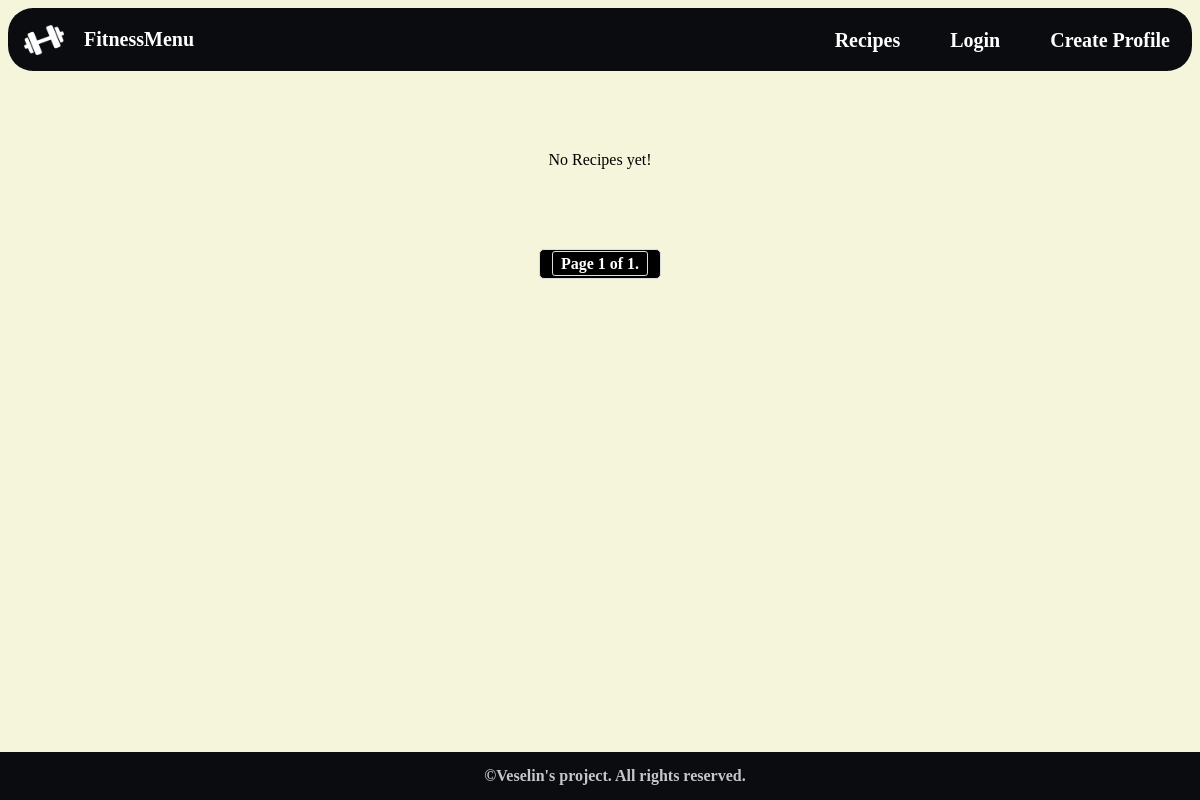
Before: /recipes/personal-list/5/ with the older database file.
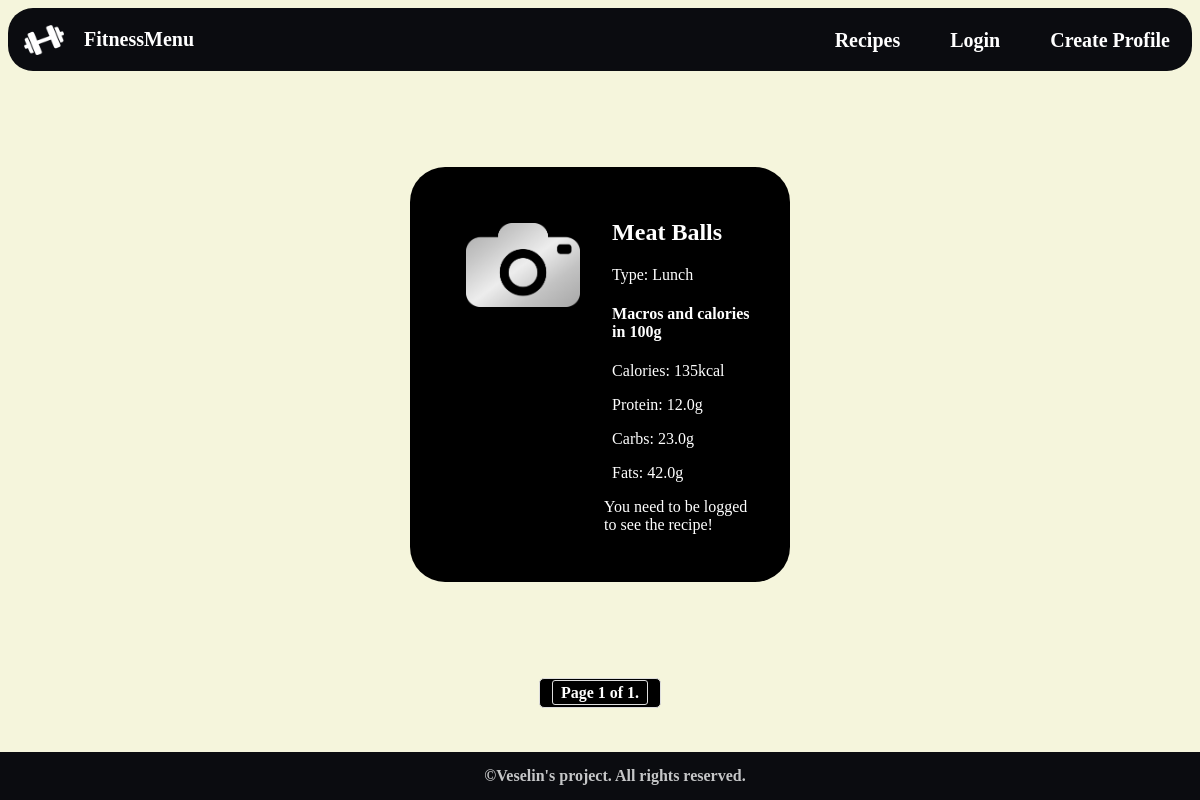
After: the same page with the newer database file.
### fitness_menu_app/recipes/models.py (models this page shows, shortened)
class Recipe(models.Model):
    RECIPE_NAME_MAX_LENGTH = 50
    RECIPE_TYPE_MAX_LENGTH = 30
    name = models.CharField(
        max_length=RECIPE_NAME_MAX_LENGTH,
        unique=False,
        blank=False,
        null=False,
    )
    type = models.CharField(
        max_length=RECIPE_TYPE_MAX_LENGTH,
        choices=RecipeTypes.choices,
        null=False,
        blank=False,
    )
    description = models.TextField(
        blank=False,
        null=False,
    )
    image_url = models.URLField(
        blank=True,
        null=True,
    )
    owner = models.ForeignKey(
        UserModel,
        on_delete=models.CASCADE,
        related_name='recipes',
    )
    created_at = models.DateTimeField(
        _("created_at"),
        default=timezone.now,
    )

class Nutrition(models.Model):
    recipe = models.ForeignKey(
        Recipe,
        on_delete=models.CASCADE,
        related_name='nutrition',
        blank=True,
        null=True,
    )
    calories = models.IntegerField(
        blank=False,
        null=False,
    )
    protein = models.FloatField(
        blank=False,
        null=False,
    )
    carbs = models.FloatField(
        blank=False,
        null=False,
    )
    fats = models.FloatField(
        blank=False,
        null=False,
    )

### fitness_menu_app/recipes/views.py (the view)
# urls.py: path('personal-list/<int:list_id>/', PersonalRecipeListView.as_view(), name="personal recipe list"),
class PersonalRecipeListView(views.ListView):
    model = Recipe
    template_name = 'recipes/recipe_list.html'
    context_object_name = 'recipe_nutrition_list'
    paginate_by = 3
    def get_queryset(self):
        list_id = self.kwargs['list_id']
        recipe_list = get_object_or_404(RecipeLists, pk=list_id)
        queryset = recipe_list.recipes.all()
        recipe_nutrition_list = []
        for recipe in queryset:
            nutrition = recipe.nutrition.first()
            recipe_nutrition_list.append((recipe, nutrition))
        return recipe_nutrition_list
    def get_context_data(self, **kwargs):
        context = super().get_context_data(**kwargs)
        list_id = self.kwargs['list_id']
        recipe_list = get_object_or_404(RecipeLists, pk=list_id)
        paginator = Paginator(recipe_list.recipes.all(), self.paginate_by)
        page_number = self.request.GET.get('page')
        page_obj = paginator.get_page(page_number)
        context['page_obj'] = page_obj
        return context

### templates/recipes/recipe_list.html (shortened to what this page needs)
{% extends 'base.html' %}
{% load static %}
{% block main_content %}
    <section id="recipe-list">
        {% if not page_obj %}
            <div class="no-recipes-title">
                <p>No Recipes yet!</p>
            </div>
        {% endif %}
        {% for recipe, nutrition in recipe_nutrition_list %}
            <div class="recipe">
                <div class="image">
                    {% if recipe.image_url %}
                        <img id="recipe-img" src="{{ recipe.image_url }}" alt="photo"/>
                    {% else %}
                        <img id="recipe-img" src="{% static "/images/no-photo-image.png" %}" alt="no-photo"/>
                    {% endif %}
                </div>
                <div>
                    <div class="description">
                        <h2 class="name">{{ recipe.name }}</h2>
                        <p class="type">Type: {{ recipe.type }}</p>
                        <h4>Macros and calories in 100g</h4>
                        <p class="calories">Calories: {{ nutrition.calories }}kcal</p>
                        <p class="protein">Protein: {{ nutrition.protein }}g</p>
                        <p class="carbs">Carbs: {{ nutrition.carbs }}g</p>
                        <p class="fats">Fats: {{ nutrition.fats }}g</p>
                    </div>
                    {% if request.user.is_authenticated %}
                        <div class="btn">
                            <a id="details-btn" href="{% url 'details recipe' pk=recipe.pk%}">See the recipe !</a>
                        </div>
                    {% else %}
                        <div class="register-message">
                           <p>You need to be logged to see the recipe!</p>
                        </div>
                    {% endif %}
                </div>
            </div>
        {% endfor %}
    </section>
    <div class="pagination">
        <span class="step-links">
            <span class="current">
                Page {{ page_obj.number }} of {{ page_obj.paginator.num_pages }}.
            </span>
        </span>
    </div>
{% endblock %}

Changed rows visible on the page:
added Recipe: name "Meat Balls", type "Lunch", calories "135", protein "12.0", carbs "23.0", fats "42.0"
Other visible differences:
text no longer shown: "No Recipes yet!"
